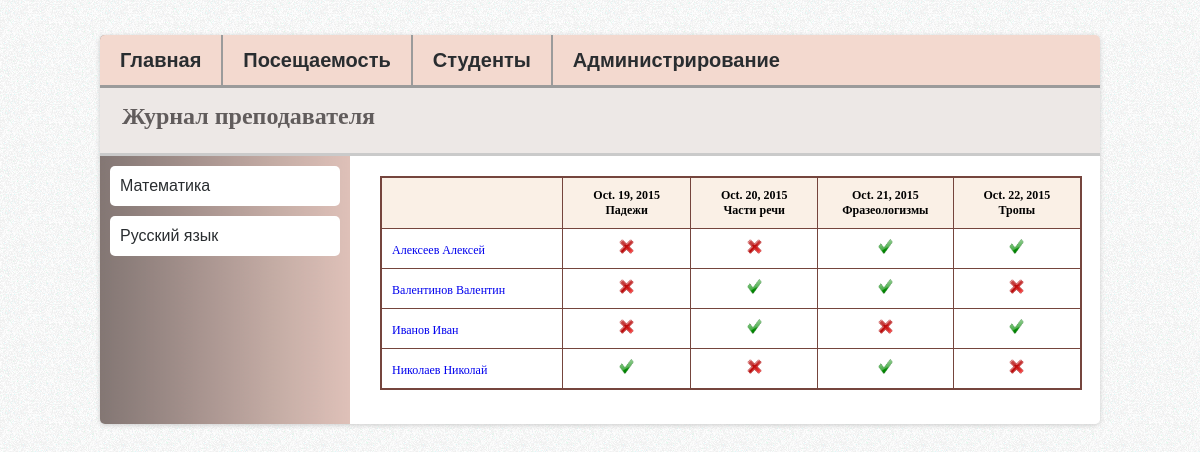
/attendance/4, run on the app's committed database.
### study/models.py (models this page shows, shortened)
class Subject(models.Model):
    professor = models.ForeignKey('Professor')
    title = models.TextField()
    def __str__(self):
        return self.title

class Lesson(models.Model):
    subsection = models.ForeignKey('Subsection')
    lesson_type = models.BooleanField()
    date = models.DateField()

class Subsection(models.Model):
    subject = models.ForeignKey('Subject')
    title = models.TextField()

class Student(models.Model):
    name = models.TextField()
    def __str__(self):
        return self.name

### study/views.py (the view)
# urls.py: url(r'^attendance/(?P<subject_id>[0-9]+)', views.attendance, name='attendance'),
def attendance(request, subject_id):
    subject = Subject.objects.get(id=subject_id)
    student_lesson_list = StudentLesson.objects.order_by("student")
    lessons_list = [lesson for lesson in Lesson.objects.order_by('date') if lesson.subsection.subject == subject]
    students_list = Student.objects.order_by('name')
    context = {
        'result_dict': __get_student_lessons_dict(student_lesson_list, students_list),
        'lessons_list': lessons_list,
        'students_list': students_list,
        'subject': subject,
        'subjects_list': Subject.objects.order_by('title'),
    }
    return render(request, 'study/attendance.html', context)

### study/views.py (called while the page is built)
def __get_student_lessons_dict(student_lesson_list, students_list):
    result = {}
    for student in students_list:
        result[student] = []
        for student_lesson in student_lesson_list:
            if student_lesson.student == student:
                result[student].append(student_lesson.lesson)
    return result

@register.filter
def get_item(dictionary, key):
    return dictionary.get(key)

@register.filter
def check_item(li, value):
    return value in li

### study/templates/study/attendance.html (shortened to what this page needs)
{% extends 'study/base.html' %}
{% block content %}
<table class="tabstyle">
      <tbody class="tabbody">
        <tr>
         <th>&nbsp</th>
         {% for lesson in lessons_list %}
            <th>
                {{lesson.date}}
                <br>
                {{lesson.subsection.title}}
            </th>
        {% endfor %}
        {% for student in students_list %}
        <tr>
            <td style="min-width:160px">
                <a href="{% url 'study:student' subject.id student.id %}">
                     {{student}}
                 </a>
            </td>
            {% for lesson in lessons_list %}
                    <td width="120px" align="center">
                         <form action="{% url 'study:confirm_visit' subject.id student.id lesson.id %}" method="post">
                            {% load staticfiles %}
                            <input type="image" align="center" style="width:15px;height:15px;display:block;margin:0 auto;" src=
                             {% if result_dict|get_item:student|check_item:lesson == True %}
                                {% static 'images/true.png' %}
                            {% else %}
                                {% static 'images/false.png' %}
                            {% endif %}>
                         </form>
                    </td>
            {% endfor %}
        </tr>
        {% endfor %}
        </tr>
      </tbody>
</table>
<br>
{% endblock %}
{% block sidebar %}
    <div id="subject_name">
        <ul>
            {% for subject in subjects_list %}
                <li><a href="{% url 'study:attendance' subject.id%}">{{ subject }}</a></li>
            {% endfor %}
        </ul>
    </div>
{% endblock %}

### study/static/study/style.css (style rules this page uses)
* { margin: 0; padding: 0; }
body { background: url("../images/bg.png") #EAEAEA; font: 12px Arial, Tahoma; }
a { text-decoration: none; }
#subject_name ul { list-style: none; }
#subject_name ul li a { color: #292d30; font-family: "Arial"; line-height: 40px; font-size: 16px; padding: 0 10px; display: block; }
#subject_name ul li { float: left; background: #FFF; margin: 10px 10px 0px; margin-right: 10px; width: 230px; border-radius: 5px; }
#subject_name ul li:last-child { margin-bottom: 10px; }
.tabstyle { border: 1px solid #75453d; border-collapse: collapse; font-family: "Tahoma"; }
.tabstyle thead, th { background-color: #faf0e6; text-align: center; vertical-align: text-top; padding:10px; border: 1px solid #75453d; border-collapse: collapse; }
.tabstyle td, tr { text-align:left; vertical-align: text-top; padding:10px; border: 1px solid #75453d; border-collapse: collapse; }
.tabstyle tr { background: #fff; }
.tabbody { display: block; height: 100%; width: 700px; overflow: hidden; overflow-x: auto; }

### data on the page
Subject: title "Математика"
Subject: title "Русский язык"
Lesson: date "Oct. 19, 2015", subsection "Падежи"
Lesson: date "Oct. 20, 2015", subsection "Части речи"
Lesson: date "Oct. 21, 2015", subsection "Фразеологизмы"
Lesson: date "Oct. 22, 2015", subsection "Тропы"
Student: name "Алексеев Алексей"
Student: name "Валентинов Валентин"
Student: name "Иванов Иван"
Student: name "Николаев Николай"
